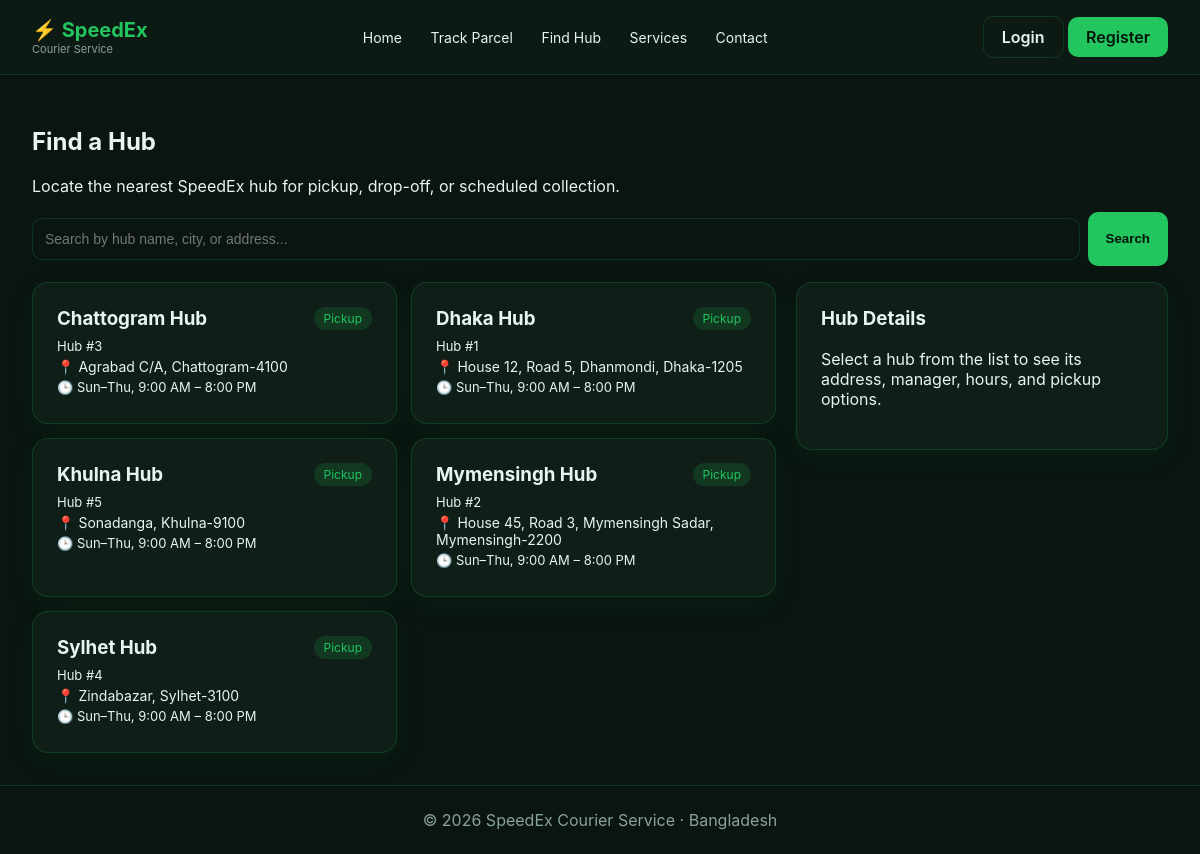
Page /hubs.php on the committed database.
### tables this page shows
CREATE TABLE hubs (
  id INT AUTO_INCREMENT PRIMARY KEY,
  name VARCHAR(100) NOT NULL,
  address VARCHAR(255) NOT NULL,
  created_at TIMESTAMP DEFAULT CURRENT_TIMESTAMP
);

### hubs.php (the view, shortened to what this page needs)
<?php
require_once __DIR__ . '/config/db.php';
include __DIR__ . '/includes/header.php';
$q = isset($_GET['q']) ? trim($_GET['q']) : '';
try {
    if ($q !== '') {
        $stmt = $pdo->prepare("SELECT * FROM hubs WHERE name LIKE :q OR address LIKE :q ORDER BY name ASC");
        $stmt->execute([':q' => "%{$q}%"]);
    } else {
        $stmt = $pdo->query("SELECT * FROM hubs ORDER BY name ASC");
    }
    $hubs = $stmt->fetchAll(PDO::FETCH_ASSOC);
} catch (Throwable $e) {
    $hubs = [];
}
$selected = null;
?>
<section class="page-header">
  <h1>Find a Hub</h1>
  <p class="muted">Locate the nearest SpeedEx hub for pickup, drop-off, or scheduled collection.</p>
</section>
<form method="get" action="/hubs.php" class="search-bar" style="margin:16px 0;display:flex;gap:8px;">
  <input type="text" name="q" value="<?= htmlspecialchars($q) ?>" placeholder="Search by hub name, city, or address..." class="input" style="flex:1;">
  <button type="submit" class="btn">Search</button>
</form>
<div class="hubs-layout" style="display:grid;grid-template-columns:2fr 1fr;gap:20px;">
  <div class="hubs-grid" style="display:grid;grid-template-columns:repeat(auto-fill,minmax(260px,1fr));gap:14px;">
    <?php if (empty($hubs)): ?>
      <div class="card"><p class="muted">No hubs found<?= $q ? ' for "' . htmlspecialchars($q) . '"' : '' ?>.</p></div>
    <?php else: foreach ($hubs as $hub): ?>
      <a href="/hubs.php?<?= http_build_query(['q'=>$q,'id'=>$hub['id']]) ?>#details" class="card hub-card" style="display:block;text-decoration:none;color:inherit;">
        <div style="display:flex;justify-content:space-between;align-items:center;">
          <h3 style="margin:0;"><?= htmlspecialchars($hub['name']) ?></h3>
          <span class="badge">Pickup</span>
        </div>
        <p class="muted" style="margin:8px 0 4px;font-size:13px;">Hub #<?= (int)$hub['id'] ?></p>
        <p style="margin:4px 0;font-size:14px;">📍 <?= htmlspecialchars($hub['address']) ?></p>
        <p class="muted" style="margin:4px 0;font-size:13px;">🕒 Sun–Thu, 9:00 AM – 8:00 PM</p>
      </a>
    <?php endforeach; endif; ?>
  </div>
  <aside id="details" class="card" style="height:fit-content;position:sticky;top:20px;">
    <?php if ($selected): ?>
      <h2 style="margin-top:0;"><?= htmlspecialchars($selected['name']) ?></h2>
      <p class="muted">Hub #<?= (int)$selected['id'] ?></p>
      <hr>
      <p><strong>Address</strong><br><?= htmlspecialchars($selected['address']) ?></p>
      <?php
        try {
            $m = $pdo->prepare("SELECT name, phone, email FROM users WHERE hub_id = :id AND role='hub_manager' LIMIT 1");
            $m->execute([':id' => $selected['id']]);
            $mgr = $m->fetch(PDO::FETCH_ASSOC);
        } catch (Throwable $e) { $mgr = null; }
      ?>
      <p><strong>Manager</strong><br>
        <?= $mgr ? htmlspecialchars($mgr['name']) : '<span class="muted">Not assigned</span>' ?>
      </p>
      <?php if ($mgr && !empty($mgr['phone'])): ?>
        <p><strong>Phone</strong><br><?= htmlspecialchars($mgr['phone']) ?></p>
      <?php endif; ?>
      <p><strong>Hours</strong><br>Sun–Thu: 9:00 AM – 8:00 PM<br>Fri–Sat: 10:00 AM – 6:00 PM</p>
      <p><strong>Services</strong><br>Pickup • Drop-off • COD</p>
      <a href="/index.php#send" class="btn" style="display:block;text-align:center;margin-top:12px;">Schedule Pickup</a>
    <?php else: ?>
      <h3 style="margin-top:0;">Hub Details</h3>
      <p class="muted">Select a hub from the list to see its address, manager, hours, and pickup options.</p>
    <?php endif; ?>
  </aside>
</div>
<?php include __DIR__ . '/includes/footer.php'; ?>

### includes/header.php (shortened to what this page needs)
<!DOCTYPE html>
<html lang="en">
<head>
  <link rel="stylesheet" href="assets/style.css">
</head>
<body class="dark">
<header class="navbar">
  <a href="/index.php" class="logo">⚡ SpeedEx <small>Courier Service</small></a>
  <nav>
    <a href="/index.php">Home</a>
    <a href="track.php">Track Parcel</a>
    <a href="hubs.php">Find Hub</a>
    <a href="services.php">Services</a>
    <a href="contact.php">Contact</a>
  </nav>
  <div class="actions">
    <?php if (isset($_SESSION['user'])): ?>
      <a href="<?= $_SESSION['user']['role'] ?>/dashboard.php" class="btn">Dashboard</a>
      <a href="auth/logout.php" class="btn ghost">Logout</a>
    <?php else: ?>
      <a href="auth/login.php" class="btn ghost">Login</a>
      <a href="auth/register.php" class="btn">Register</a>
    <?php endif; ?>
  </div>
</header>
<main class="container">

### includes/footer.php
</main>
<footer class="footer">© <?= date('Y') ?> SpeedEx Courier Service · Bangladesh</footer>
</body>
</html>

### assets/style.css (style rules this page uses)
:root { --bg:#0a1410;--panel:#0f1f18;--border:rgba(34,197,94,.18);--text:#e8f5ee;--muted:#8aa39a;--primary:#0f3d2e;--accent:#22c55e;--radius:16px }
* { box-sizing:border-box }
body { margin:0;font-family:Inter,Poppins,system-ui,sans-serif;background:var(--bg);color:var(--text) }
.navbar { display:flex;align-items:center;justify-content:space-between;padding:16px 32px;border-bottom:1px solid var(--border);background:rgba(15,31,24,.6);backdrop-filter:blur(12px);position:sticky;top:0;z-index:10 }
.logo { font-weight:700;color:var(--accent);text-decoration:none;font-size:20px }
.logo small { display:block;font-size:11px;color:var(--muted);font-weight:400 }
.navbar nav a { color:var(--text);margin:0 12px;text-decoration:none;font-size:14px }
.btn { background:var(--accent);color:#04140b;padding:10px 18px;border-radius:10px;border:0;text-decoration:none;font-weight:600;cursor:pointer;display:inline-block }
.btn.ghost { background:transparent;color:var(--text);border:1px solid var(--border) }
.container { max-width:1200px;margin:0 auto;padding:32px }
.card { background:var(--panel);border:1px solid var(--border);border-radius:var(--radius);padding:24px;box-shadow:0 8px 32px rgba(34,197,94,.06) }
.send-parcel input,.send-parcel select,select,input,textarea { width:100%;padding:12px;margin:6px 0;background:var(--bg);color:var(--text);border:1px solid var(--border);border-radius:10px;font-size:14px }
.badge { padding:4px 10px;border-radius:20px;font-size:12px;background:rgba(34,197,94,.15);color:var(--accent) }
.footer { text-align:center;padding:24px;color:var(--muted);border-top:1px solid var(--border) }

### rows in the picture
hubs: name "Chattogram Hub", id "3", address "Agrabad C/A, Chattogram-4100"
hubs: name "Dhaka Hub", id "1", address "House 12, Road 5, Dhanmondi, Dhaka-1205"
hubs: name "Khulna Hub", id "5", address "Sonadanga, Khulna-9100"
hubs: name "Mymensingh Hub", id "2", address "House 45, Road 3, Mymensingh Sadar, Mymensingh-2200"
hubs: name "Sylhet Hub", id "4", address "Zindabazar, Sylhet-3100"
